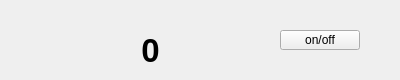
<?xml version="1.0" encoding="UTF-8"?>
<ui version="4.0">
 <class>Rich</class>
 <widget class="QWidget" name="Rich">
  <property name="geometry">
   <rect>
    <x>0</x>
    <y>0</y>
    <width>400</width>
    <height>80</height>
   </rect>
  </property>
  <property name="windowTitle">
   <string>Form</string>
  </property>
  <widget class="QLabel" name="richLabel">
   <property name="geometry">
    <rect>
     <x>50</x>
     <y>30</y>
     <width>201</width>
     <height>41</height>
    </rect>
   </property>
   <property name="font">
    <font>
     <pointsize>25</pointsize>
     <weight>75</weight>
     <bold>true</bold>
    </font>
   </property>
   <property name="text">
    <string>0</string>
   </property>
   <property name="alignment">
    <set>Qt::AlignCenter</set>
   </property>
  </widget>
  <widget class="QPushButton" name="pushButton">
   <property name="geometry">
    <rect>
     <x>280</x>
     <y>30</y>
     <width>80</width>
     <height>20</height>
    </rect>
   </property>
   <property name="text">
    <string>on/off</string>
   </property>
  </widget>
 </widget>
 <resources/>
 <connections/>
</ui>
